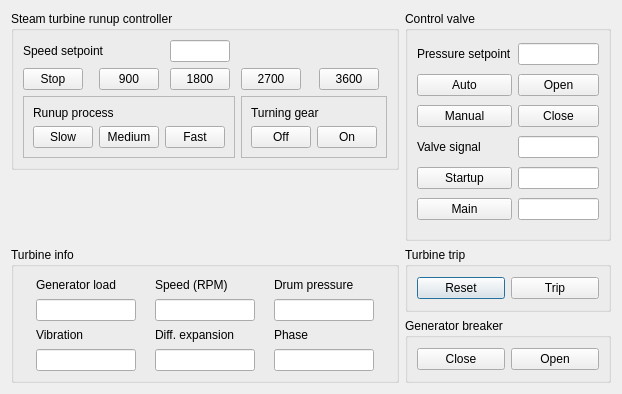
<?xml version="1.0" encoding="UTF-8"?>
<ui version="4.0">
 <class>Turbine</class>
 <widget class="QDialog" name="Turbine">
  <property name="geometry">
   <rect>
    <x>0</x>
    <y>0</y>
    <width>622</width>
    <height>394</height>
   </rect>
  </property>
  <property name="windowTitle">
   <string>Turbine</string>
  </property>
  <layout class="QGridLayout" name="gridLayout">
   <item row="2" column="1">
    <widget class="QGroupBox" name="groupTrip">
     <property name="title">
      <string>Turbine trip</string>
     </property>
     <layout class="QGridLayout" name="gridLayout_5">
      <item row="0" column="0">
       <widget class="QPushButton" name="buttonReset">
        <property name="text">
         <string>Reset</string>
        </property>
        <property name="checkable">
         <bool>true</bool>
        </property>
       </widget>
      </item>
      <item row="0" column="1">
       <widget class="QPushButton" name="buttonTrip">
        <property name="text">
         <string>Trip</string>
        </property>
        <property name="checkable">
         <bool>true</bool>
        </property>
       </widget>
      </item>
     </layout>
    </widget>
   </item>
   <item row="0" column="0">
    <widget class="QGroupBox" name="groupControl">
     <property name="title">
      <string>Steam turbine runup controller</string>
     </property>
     <layout class="QGridLayout" name="gridLayout_2">
      <item row="3" column="0">
       <widget class="QPushButton" name="buttonSpeedStop">
        <property name="maximumSize">
         <size>
          <width>60</width>
          <height>16777215</height>
         </size>
        </property>
        <property name="text">
         <string>Stop</string>
        </property>
        <property name="checkable">
         <bool>true</bool>
        </property>
       </widget>
      </item>
      <item row="3" column="4">
       <widget class="QPushButton" name="buttonSpeed3600">
        <property name="maximumSize">
         <size>
          <width>60</width>
          <height>16777215</height>
         </size>
        </property>
        <property name="text">
         <string>3600</string>
        </property>
        <property name="checkable">
         <bool>true</bool>
        </property>
       </widget>
      </item>
      <item row="3" column="2">
       <widget class="QPushButton" name="buttonSpeed1800">
        <property name="maximumSize">
         <size>
          <width>60</width>
          <height>16777215</height>
         </size>
        </property>
        <property name="text">
         <string>1800</string>
        </property>
        <property name="checkable">
         <bool>true</bool>
        </property>
       </widget>
      </item>
      <item row="2" column="2">
       <widget class="QLineEdit" name="lineSpeedSetpoint">
        <property name="maximumSize">
         <size>
          <width>60</width>
          <height>16777215</height>
         </size>
        </property>
       </widget>
      </item>
      <item row="3" column="3">
       <widget class="QPushButton" name="buttonSpeed2700">
        <property name="maximumSize">
         <size>
          <width>60</width>
          <height>16777215</height>
         </size>
        </property>
        <property name="text">
         <string>2700</string>
        </property>
        <property name="checkable">
         <bool>true</bool>
        </property>
       </widget>
      </item>
      <item row="4" column="3" colspan="2">
       <widget class="QFrame" name="frameTurning">
        <property name="frameShape">
         <enum>QFrame::StyledPanel</enum>
        </property>
        <property name="frameShadow">
         <enum>QFrame::Raised</enum>
        </property>
        <layout class="QGridLayout" name="gridLayout_4">
         <item row="1" column="0">
          <widget class="QPushButton" name="buttonTurningOff">
           <property name="maximumSize">
            <size>
             <width>60</width>
             <height>16777215</height>
            </size>
           </property>
           <property name="text">
            <string>Off</string>
           </property>
           <property name="checkable">
            <bool>false</bool>
           </property>
          </widget>
         </item>
         <item row="1" column="1">
          <widget class="QPushButton" name="buttonTurningOn">
           <property name="maximumSize">
            <size>
             <width>60</width>
             <height>16777215</height>
            </size>
           </property>
           <property name="text">
            <string>On</string>
           </property>
           <property name="checkable">
            <bool>false</bool>
           </property>
          </widget>
         </item>
         <item row="0" column="0" colspan="2">
          <widget class="QLabel" name="labelTurning">
           <property name="text">
            <string>Turning gear</string>
           </property>
          </widget>
         </item>
        </layout>
       </widget>
      </item>
      <item row="2" column="0" colspan="2">
       <widget class="QLabel" name="labelSpeedSetpoint">
        <property name="text">
         <string>Speed setpoint</string>
        </property>
       </widget>
      </item>
      <item row="3" column="1">
       <widget class="QPushButton" name="buttonSpeed900">
        <property name="maximumSize">
         <size>
          <width>60</width>
          <height>16777215</height>
         </size>
        </property>
        <property name="text">
         <string>900</string>
        </property>
        <property name="checkable">
         <bool>true</bool>
        </property>
       </widget>
      </item>
      <item row="4" column="0" colspan="3">
       <widget class="QFrame" name="frameRunup">
        <property name="frameShape">
         <enum>QFrame::StyledPanel</enum>
        </property>
        <property name="frameShadow">
         <enum>QFrame::Raised</enum>
        </property>
        <layout class="QGridLayout" name="gridLayout_3">
         <item row="1" column="1">
          <widget class="QPushButton" name="buttonMedium">
           <property name="maximumSize">
            <size>
             <width>60</width>
             <height>16777215</height>
            </size>
           </property>
           <property name="text">
            <string>Medium</string>
           </property>
           <property name="checkable">
            <bool>true</bool>
           </property>
          </widget>
         </item>
         <item row="1" column="0">
          <widget class="QPushButton" name="buttonSlow">
           <property name="maximumSize">
            <size>
             <width>60</width>
             <height>16777215</height>
            </size>
           </property>
           <property name="text">
            <string>Slow</string>
           </property>
           <property name="checkable">
            <bool>true</bool>
           </property>
          </widget>
         </item>
         <item row="1" column="2">
          <widget class="QPushButton" name="buttonFast">
           <property name="maximumSize">
            <size>
             <width>60</width>
             <height>16777215</height>
            </size>
           </property>
           <property name="text">
            <string>Fast</string>
           </property>
           <property name="checkable">
            <bool>true</bool>
           </property>
          </widget>
         </item>
         <item row="0" column="0" colspan="2">
          <widget class="QLabel" name="labelRunup">
           <property name="text">
            <string>Runup process</string>
           </property>
          </widget>
         </item>
        </layout>
       </widget>
      </item>
     </layout>
    </widget>
   </item>
   <item row="2" column="0" rowspan="2">
    <widget class="QGroupBox" name="groupInfo">
     <property name="title">
      <string>Turbine info</string>
     </property>
     <layout class="QGridLayout" name="gridLayout_7">
      <item row="1" column="1">
       <widget class="QLineEdit" name="lineLoad">
        <property name="maximumSize">
         <size>
          <width>100</width>
          <height>16777215</height>
         </size>
        </property>
       </widget>
      </item>
      <item row="0" column="1">
       <widget class="QLabel" name="labelGeneratorLoad">
        <property name="text">
         <string>Generator load</string>
        </property>
       </widget>
      </item>
      <item row="0" column="2">
       <widget class="QLabel" name="labelSpeed">
        <property name="text">
         <string>Speed (RPM)</string>
        </property>
       </widget>
      </item>
      <item row="1" column="2">
       <widget class="QLineEdit" name="lineSpeed">
        <property name="maximumSize">
         <size>
          <width>100</width>
          <height>16777215</height>
         </size>
        </property>
       </widget>
      </item>
      <item row="2" column="2">
       <widget class="QLabel" name="labelExpansion">
        <property name="text">
         <string>Diff. expansion</string>
        </property>
       </widget>
      </item>
      <item row="0" column="3">
       <widget class="QLabel" name="labelPressure">
        <property name="text">
         <string>Drum pressure</string>
        </property>
       </widget>
      </item>
      <item row="2" column="1">
       <widget class="QLabel" name="labelVibration">
        <property name="text">
         <string>Vibration</string>
        </property>
       </widget>
      </item>
      <item row="1" column="3">
       <widget class="QLineEdit" name="linePressure">
        <property name="maximumSize">
         <size>
          <width>100</width>
          <height>16777215</height>
         </size>
        </property>
       </widget>
      </item>
      <item row="3" column="1">
       <widget class="QLineEdit" name="lineVibration">
        <property name="maximumSize">
         <size>
          <width>100</width>
          <height>16777215</height>
         </size>
        </property>
       </widget>
      </item>
      <item row="3" column="2">
       <widget class="QLineEdit" name="lineExpansion">
        <property name="maximumSize">
         <size>
          <width>100</width>
          <height>16777215</height>
         </size>
        </property>
       </widget>
      </item>
      <item row="2" column="3">
       <widget class="QLabel" name="labelPhase">
        <property name="text">
         <string>Phase</string>
        </property>
       </widget>
      </item>
      <item row="3" column="3">
       <widget class="QLineEdit" name="linePhase">
        <property name="maximumSize">
         <size>
          <width>100</width>
          <height>16777215</height>
         </size>
        </property>
       </widget>
      </item>
     </layout>
    </widget>
   </item>
   <item row="3" column="1">
    <widget class="QGroupBox" name="groupBreaker">
     <property name="title">
      <string>Generator breaker</string>
     </property>
     <layout class="QGridLayout" name="gridLayout_8">
      <item row="0" column="0">
       <widget class="QPushButton" name="buttonBreakerClose">
        <property name="text">
         <string>Close</string>
        </property>
        <property name="checkable">
         <bool>true</bool>
        </property>
       </widget>
      </item>
      <item row="0" column="1">
       <widget class="QPushButton" name="buttonBreakerOpen">
        <property name="text">
         <string>Open</string>
        </property>
        <property name="checkable">
         <bool>true</bool>
        </property>
       </widget>
      </item>
     </layout>
    </widget>
   </item>
   <item row="1" column="0">
    <widget class="QWidget" name="spacer" native="true"/>
   </item>
   <item row="0" column="1" rowspan="2">
    <widget class="QGroupBox" name="groupValve">
     <property name="title">
      <string>Control valve</string>
     </property>
     <layout class="QGridLayout" name="gridLayout_6">
      <item row="3" column="0">
       <widget class="QLabel" name="labelValveSignal">
        <property name="text">
         <string>Valve signal</string>
        </property>
       </widget>
      </item>
      <item row="2" column="1">
       <widget class="QPushButton" name="buttonValveClose">
        <property name="text">
         <string>Close</string>
        </property>
       </widget>
      </item>
      <item row="1" column="0">
       <widget class="QPushButton" name="buttonValveAuto">
        <property name="text">
         <string>Auto</string>
        </property>
        <property name="checkable">
         <bool>true</bool>
        </property>
       </widget>
      </item>
      <item row="1" column="1">
       <widget class="QPushButton" name="buttonValveOpen">
        <property name="text">
         <string>Open</string>
        </property>
       </widget>
      </item>
      <item row="3" column="1">
       <widget class="QLineEdit" name="lineValveSignal"/>
      </item>
      <item row="4" column="0">
       <widget class="QPushButton" name="buttonValveStartup">
        <property name="text">
         <string>Startup</string>
        </property>
        <property name="checkable">
         <bool>true</bool>
        </property>
       </widget>
      </item>
      <item row="0" column="0">
       <widget class="QLabel" name="labelPressureSetpoint">
        <property name="text">
         <string>Pressure setpoint</string>
        </property>
       </widget>
      </item>
      <item row="2" column="0">
       <widget class="QPushButton" name="buttonValveManual">
        <property name="text">
         <string>Manual</string>
        </property>
        <property name="checkable">
         <bool>true</bool>
        </property>
       </widget>
      </item>
      <item row="0" column="1">
       <widget class="QLineEdit" name="linePressureSetpoint"/>
      </item>
      <item row="5" column="0">
       <widget class="QPushButton" name="buttonValveMain">
        <property name="text">
         <string>Main</string>
        </property>
        <property name="checkable">
         <bool>true</bool>
        </property>
       </widget>
      </item>
      <item row="4" column="1">
       <widget class="QLineEdit" name="lineValveStartup"/>
      </item>
      <item row="5" column="1">
       <widget class="QLineEdit" name="lineValveMain"/>
      </item>
     </layout>
    </widget>
   </item>
  </layout>
 </widget>
 <resources/>
 <connections/>
</ui>
